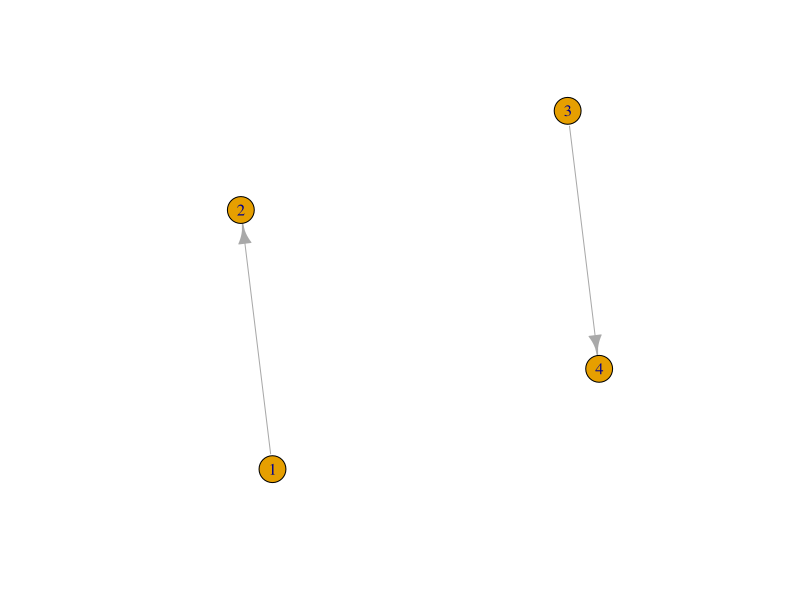
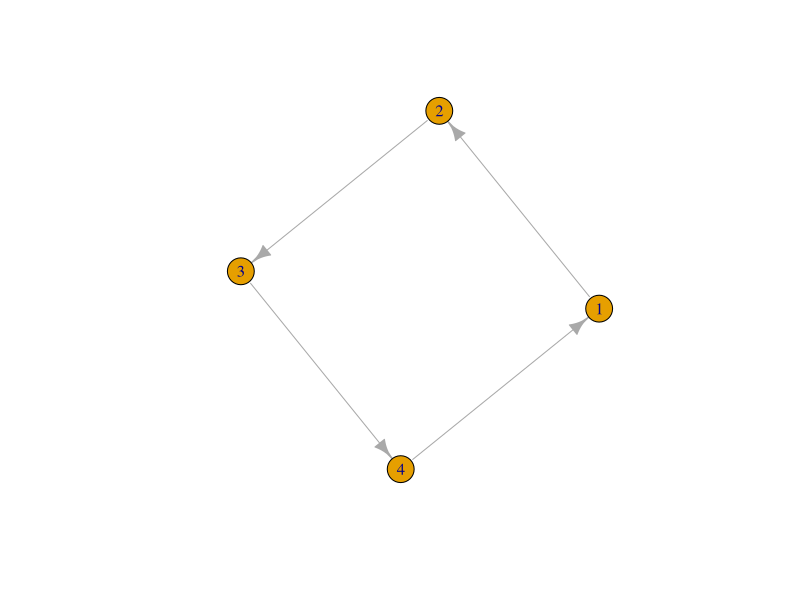
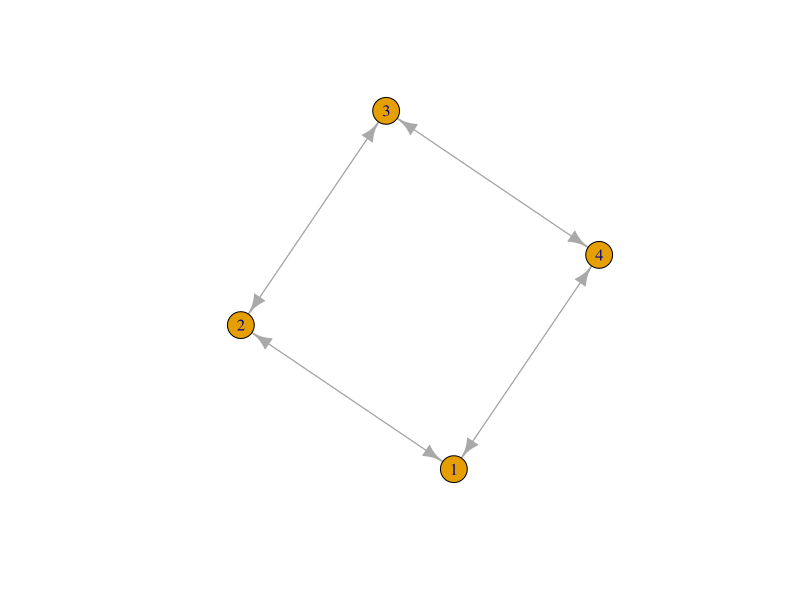
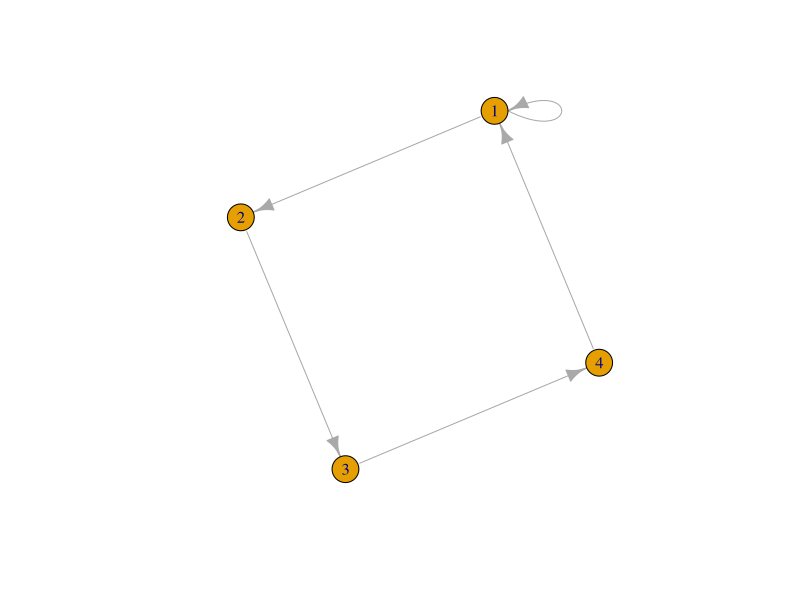
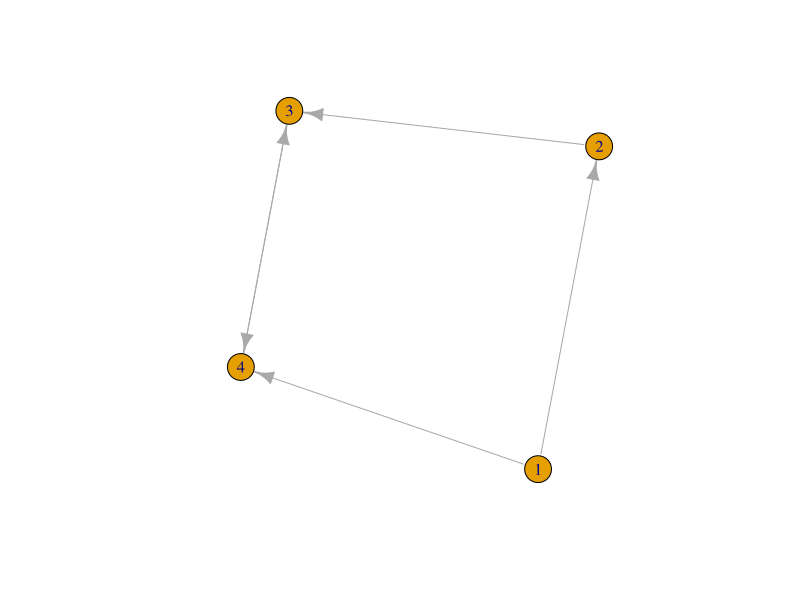
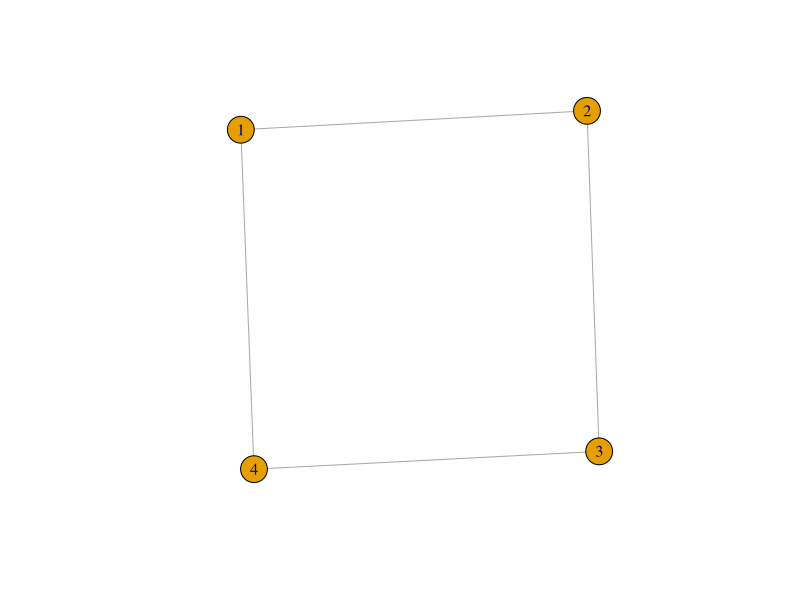
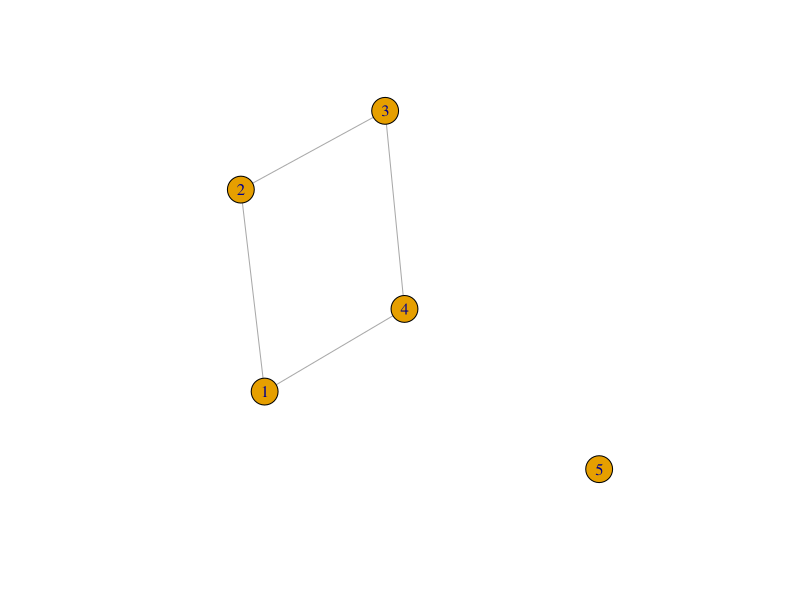
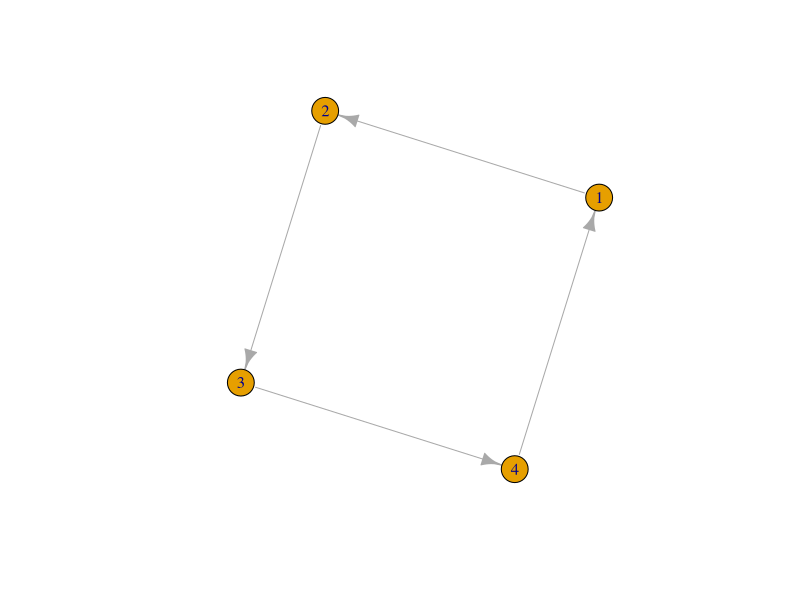

Reproduce these figures in R, in order.
## ---- chunk 1
#install.packages("igraph")
library(igraph)
## ---- chunk 2
grafo1 = graph(edges=c(1,2,3,4))
plot(grafo1)
## ---- chunk 3
grafo2 = graph(edges=c(1,2,2,3,3,4,4,1))
plot(grafo2)
## ---- chunk 4
grafo2 = graph(edges=c(1,2,2,3,3,4,4,1,1,4,4,3,3,2,2,1))
plot(grafo2)
## ---- chunk 5
grafo3 = graph(edges=c(1,2,2,3,3,4,4,1,1,1))
plot(grafo3)
## ---- chunk 6
grafo8 = graph_from_literal(1-+2,2-+3,3++4,4+-1)
plot(grafo8)
## ---- chunk 7
grafo8 = graph_from_literal(1-2,2-3,3-4,4-1)
plot(grafo8)
## ---- chunk 8
grafo8 = graph_from_literal(1-2-3-4-1,5)
plot(grafo8)
grafo8
## ---- chunk 9
grafo2 = graph(edges=c(1,2,2,3,3,4,4,1))
plot(grafo2)
grafo2
## ---- chunk 10
grafo3 = graph(edges=c(1,2,2,3,3,4,4,1),directed=F )
plot(grafo3)
grafo3
## ---- chunk 11
grafo4 = graph(edges=c(1,2,2,3,3,4,4,1),directed=F, n=10 )
plot(grafo4)
## ---- chunk 12
grafo5 <- graph(edges= c("A", "B", "B", "C", "C", "D","D", "E","E","A","A","C","C","B")) 
plot(grafo5)
## ---- chunk 13
grafo6 <- graph(edges= c("A", "B", "B", "C", "C", "D","D", "E","E","A","A","C","C","B"), isolates=c("F","G"))
plot(grafo6)
#matriz adjacente
grafo6[]
#linha 1
grafo6[1,]
#coluna 1
grafo6[,2]
#nomes dos vértices
V(grafo6)$name
## ---- chunk 14
grafo7 <- graph(edges= c("Fernando", "Pedro", "José", "Antônio", "Fernando", "José","Fernando", "Antônio"))
plot(grafo7)
#pesos aos vértices como atributo
V(grafo7)$Peso = c(40,30,30,25)
#ler atributos, temos name e peso. Nome é padrão
vertex_attr(grafo7)
#atributos para arestas
E(grafo7)$TipoAmizade = c("Amigo","Inimigo","Inimigo","Amigo")
#mostra todos
edge_attr(grafo7)
#mostra atributo pelo nome
edge_attr(grafo7)$TipoAmizade
vertex_attr(grafo7)$Peso
#weight é atributo padrão
E(grafo7)$weight = c(1,2,1,3)
grafo7
#Tipo do grafo, agora temos os 4 simbolos preenchidos
V(grafo7)$type ="Humanos"
grafo7
